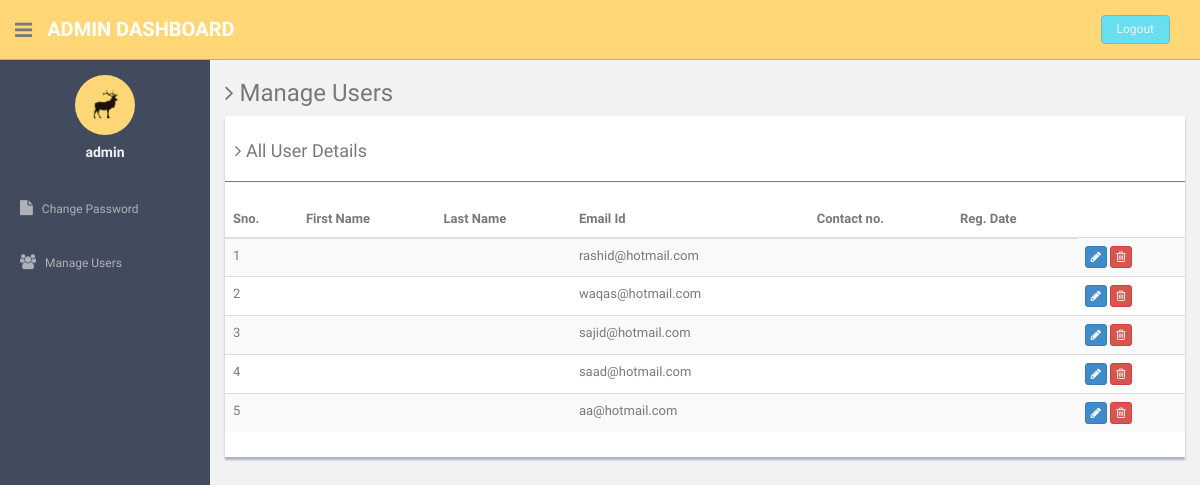
The page /loginsystem/admin/manage-users.php (signed in) on the database as committed earlier.
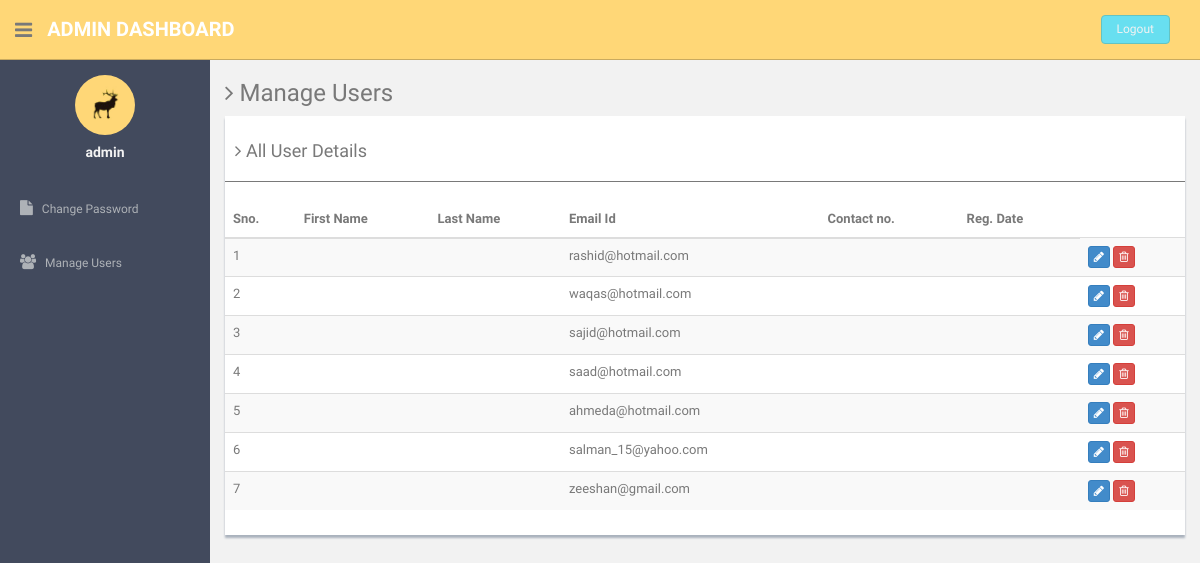
The same page on the database as committed later.
### tables this page shows
CREATE TABLE `users` (
  `id` int(11) NOT NULL,
  `username` varchar(255) NOT NULL,
  `contactnumber` text NOT NULL,
  `email` varchar(255) NOT NULL,
  `password` varchar(255) NOT NULL,
  `creationdate` date NOT NULL,
  `analyzerid` int(11) NOT NULL,
  `isadmin` int(1) NOT NULL DEFAULT '0',
  `isdisabled` int(1) NOT NULL DEFAULT '0'
);

### loginsystem/admin/manage-users.php (the view, shortened to what this page needs)
<?php
include'dbconnection.php';
?><!DOCTYPE html>
<html lang="en">
  <head>
    <link href="assets/css/bootstrap.css" rel="stylesheet">
    <link href="assets/font-awesome/css/font-awesome.css" rel="stylesheet" />
    <link href="assets/css/style.css" rel="stylesheet">
    <link href="assets/css/style-responsive.css" rel="stylesheet">
  </head>
  <body>
  <section id="container" >
      <header class="header black-bg">
              <div class="sidebar-toggle-box">
                  <div class="fa fa-bars tooltips" data-placement="right" data-original-title="Toggle Navigation"></div>
              </div>
            <a href="#" class="logo"><b>Admin Dashboard</b></a>
            <div class="top-menu">
            	<ul class="nav pull-right top-menu">
                    <li><a class="logout" href="logout.php">Logout</a></li>
            	</ul>
            </div>
        </header>
      <aside>
          <div id="sidebar"  class="nav-collapse ">
              <ul class="sidebar-menu" id="nav-accordion">
              	  <p class="centered"><a href="#"><img src="assets/img/ui-sam.jpg" class="img-circle" width="60"></a></p>
              	  <h5 class="centered"><?php echo $_SESSION['login'];?></h5>
                  <li class="mt">
                      <a href="change-password.php">
                          <i class="fa fa-file"></i>
                          <span>Change Password</span>
                      </a>
                  </li>
                  <li class="sub-menu">
                      <a href="manage-users.php" >
                          <i class="fa fa-users"></i>
                          <span>Manage Users</span>
                      </a>
                  </li>
              </ul>
          </div>
      </aside>
      <section id="main-content">
          <section class="wrapper">
          	<h3><i class="fa fa-angle-right"></i> Manage Users</h3>
				<div class="row">
                  <div class="col-md-12">
                      <div class="content-panel">
                          <table class="table table-striped table-advance table-hover">
	                  	  	  <h4><i class="fa fa-angle-right"></i> All User Details </h4>
	                  	  	  <hr>
                              <thead>
                              <tr>
                                  <th>Sno.</th>
                                  <th class="hidden-phone">First Name</th>
                                  <th> Last Name</th>
                                  <th> Email Id</th>
                                  <th>Contact no.</th>
                                  <th>Reg. Date</th>
                              </tr>
                              </thead>
                              <tbody>
                              <?php $ret=mysqli_query($con,"select * from users");
							  $cnt=1;
							  while($row=mysqli_fetch_array($ret))
							  {?>
                              <tr>
                              <td><?php echo $cnt;?></td>
                                  <td><?php echo $row['fname'];?></td>
                                  <td><?php echo $row['lname'];?></td>
                                  <td><?php echo $row['email'];?></td>
                                  <td><?php echo $row['contactno'];?></td>  <td><?php echo $row['posting_date'];?></td>
                                  <td>
                                     <a href="update-profile.php?uid=<?php echo $row['id'];?>">
                                     <button class="btn btn-primary btn-xs"><i class="fa fa-pencil"></i></button></a>
                                     <a href="manage-users.php?id=<?php echo $row['id'];?>">
                                     <button class="btn btn-danger btn-xs" onClick="return confirm('Do you really want to delete');"><i class="fa fa-trash-o "></i></button></a>
                                  </td>
                              </tr>
                              <?php $cnt=$cnt+1; }?>
                              </tbody>
                          </table>
                      </div>
                  </div>
              </div>
		</section>
      </section
  ></section>
  </body>
</html>

### loginsystem/admin/assets/css/style.css (style rules this page uses)
body { color: #797979; background: #f2f2f2; font-family: 'Ruda', sans-serif; padding: 0px !important; margin: 0px !important; font-size:13px; }
ul li { list-style: none; }
a, a:hover, a:focus { text-decoration: none; outline: none; }
#container { width: 100%; height: 100%; }
hr { margin-top: 20px; margin-bottom: 20px; border: 0; border-top: 1px solid #797979; }
.centered { text-align: center; }
.mt { margin-top: 25px; }
ul.top-menu > li > .logout { color: #f2f2f2; font-size: 12px; border-radius: 4px; -webkit-border-radius: 4px; border: 1px solid #64c3c2 !important; padding: 5px 15px; margin-right: 15px; background: #68dff0; margin-top: 15px; }
#sidebar { width: 210px; height: 100%; position: fixed; background: #424a5d; }
#sidebar h5 { color: #f2f2f2; font-weight: 700; }
#sidebar ul li { position: relative; }
ul.sidebar-menu , ul.sidebar-menu li ul.sub { margin: -2px 0 0; padding: 0; }
ul.sidebar-menu { margin-top: 75px; }
ul.sidebar-menu li { margin-bottom: 5px; margin-left:10px; margin-right:10px; }
ul.sidebar-menu li.sub-menu { line-height: 15px; }
ul.sidebar-menu li a span { display: inline-block; }
ul.sidebar-menu li a { color: #aeb2b7; text-decoration: none; display: block; padding: 15px 0 15px 10px; font-size: 12px; outline: none; -webkit-transition: all 0.3s ease; -moz-transition: all 0.3s ease; -o-transition: all 0.3s ease; -ms-transition: all 0.3s ease; transition: all 0.3s ease; }
ul.sidebar-menu li a i { font-size: 15px; padding-right: 6px; }
#main-content { margin-left: 210px; }
.header, .footer { min-height: 60px; padding: 0 15px; }
.header { position: fixed; left: 0; right: 0; z-index: 1002; }
.black-bg { background: #ffd777; border-bottom: 1px solid #c9aa5f; }
.wrapper { display: inline-block; margin-top: 60px; padding-left: 15px; padding-right: 15px; padding-bottom: 15px; padding-top: 0px; width: 100%; }
a.logo { font-size: 20px; color: #ffffff; float: left; margin-top: 15px; text-transform: uppercase; }
a.logo b { font-weight: 900; }
#top_menu .nav > li, ul.top-menu > li { float: left; }
ul.top-menu > li > a { color: #666666; font-size: 16px; border-radius: 4px; -webkit-border-radius: 4px; border:1px solid #666666 !important; padding: 2px 6px; margin-right: 15px; }
.sidebar-toggle-box { float: left; padding-right: 15px; margin-top: 20px; }
.sidebar-toggle-box .fa-bars { cursor: pointer; display: inline-block; font-size: 20px; }
.content-panel { background: #ffffff; box-shadow: 0px 3px 2px #aab2bd; padding-top: 15px; padding-bottom: 5px; }
.content-panel h4 { margin-left: 10px; }

Rows that differ between the two databases and show on the page:
changed users: email "aa@hotmail.com" → "ahmeda@hotmail.com"
added users: email "salman_15@yahoo.com"
added users: email "zeeshan@gmail.com"
